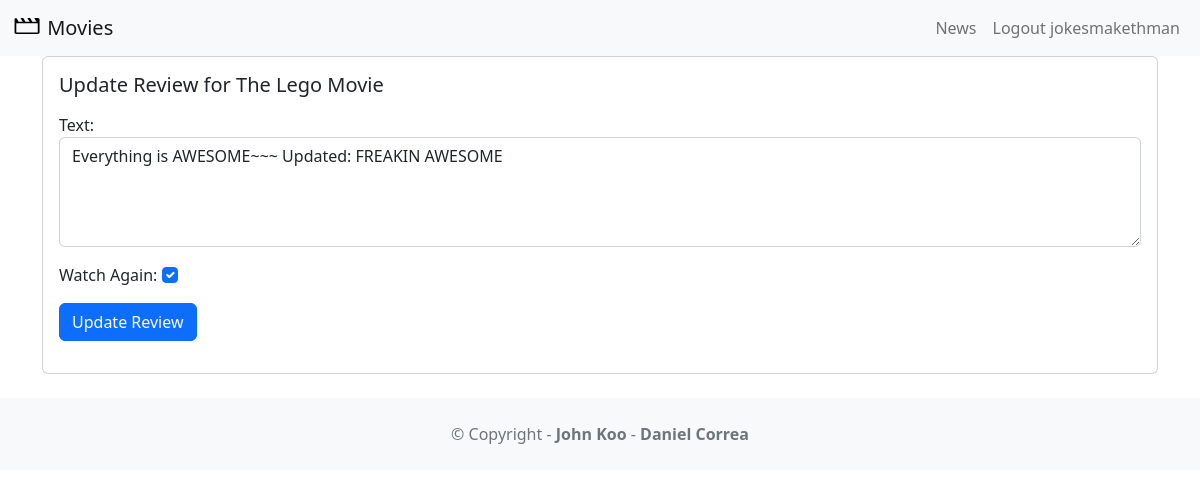
/movie/review/1 (signed in), run on the app's committed database.
### movie/models.py (models this page shows, shortened)
class Review(models.Model):
    text = models.CharField(max_length=100)
    date = models.DateField(auto_now_add=True)
    user = models.ForeignKey(User, on_delete=models.CASCADE)
    movie = models.ForeignKey(Movie, on_delete=models.CASCADE)
    watchAgain = models.BooleanField()

class Movie(models.Model):
    title = models.CharField(max_length=100)
    description = models.CharField(max_length=250)
    image = models.ImageField(upload_to='movie/images/')
    url = models.URLField(blank=True)

### movie/views.py (the view, shortened to what this page needs)
# urls.py: path('review/<int:review_id>', views.updatereview, name='updatereview'),
@login_required()
def updatereview(request, review_id):
    review = get_object_or_404(Review, pk=review_id, user=request.user)
    if request.method == 'GET':
        form = ReviewForm(instance=review)
        return render(request, 'updatereview.html', {'review':review, 'form':form})

### movie/forms.py
class ReviewForm(ModelForm):
    def __init__(self, *args, **kwargs):
        super(ModelForm, self).__init__(*args, **kwargs)
        self.fields['text'].widget.attrs.update({'class': 'form-control'})
        self.fields['watchAgain'].widget.attrs.update({'class': 'form-check-input'})
    class Meta:
        model = Review
        fields = ['text', 'watchAgain']
        labels = {'watchAgain': 'Watch Again'}
        widgets = {
            'text': Textarea(attrs={'rows': 4}),
        }

### movie/templates/updatereview.html (shortened to what this page needs)
{% extends 'base.html' %}
{% block content %}
<div class="card mb-3">
   <div class="row g-0">
     <div>
       <div class="card-body">
         <h5 class="card-title">Update Review for {{ review.movie.title }}</h5>
         <p class="card-text">
           <form method="POST">
           {{ form.as_p }}
             <button type="submit" class="btn btn-primary">Update Review</button>
           </form>
         </p>
       </div>
     </div>
   </div>
</div>
{% endblock content %}

### moviereviews/templates/base.html (shortened to what this page needs)
<!DOCTYPE html>
<html lang="en">
<head>
    <link href="https://cdn.jsdelivr.net/npm/bootstrap@5.2.0/dist/css/bootstrap.min.css" rel="stylesheet">
</head>
<body>
  <nav class="navbar navbar-expand-lg bg-light">
      <div class="container-fluid">
        <a class="navbar-brand" href="{% url 'home' %}">
            {% load static %}
            <image src="{% static 'images/movie.png' %}" alt="" width="30" height="24" class="d-inline-block align-text-top" />
            Movies
        </a>
        <div class="collapse navbar-collapse" id="navbarSupportedContent">
          <div class="navbar-nav ms-auto">
              <a class="nav-link" href="{% url 'news' %}">News</a>
              {% if user.is_authenticated %}
                <a class="nav-link" href="{% url 'logoutaccount' %}">Logout {{ user.username }}</a>
              {% else %}
                <a class="nav-link" href="{% url 'loginaccount' %}">Login</a>
                <a class="nav-link" href="{% url 'signupaccount' %}">Sign Up</a>
              {% endif %}
          </div>
        </div>
      </div>
  </nav>
  <div class="container">
    {% block content %}
    {% endblock content %}
  </div>
  <footer class="text-center text-lg-start bg-light text-muted mt-4">
     <div class="text-center p-4">
         © Copyright -
         <a class="text-reset fw-bold text-decoration-none" target="_blank" href="https://twitter.com/greglim81">John Koo</a> -
         <a class="text-reset fw-bold text-decoration-none" target="_blank" href="https://twitter.com/danielgarax">Daniel Correa</a>
     </div>
  </footer>
</body>
</html>

### data on the page
Review: movie "The Lego Movie", text "Everything is AWESOME~~~ Updated: FREAKIN AWESOME", watchAgain "☑"

### other printed values
{{ user.username }} "jokesmakethman"
